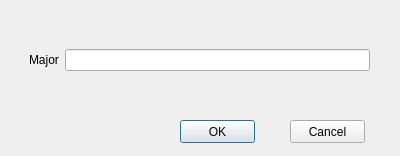
<?xml version="1.0" encoding="UTF-8"?>
<ui version="4.0">
 <class>MajorDeleteDialog</class>
 <widget class="QDialog" name="MajorDeleteDialog">
  <property name="geometry">
   <rect>
    <x>0</x>
    <y>0</y>
    <width>400</width>
    <height>156</height>
   </rect>
  </property>
  <property name="windowTitle">
   <string>Dialog</string>
  </property>
  <widget class="QPushButton" name="ok_pushButton">
   <property name="geometry">
    <rect>
     <x>180</x>
     <y>120</y>
     <width>75</width>
     <height>23</height>
    </rect>
   </property>
   <property name="text">
    <string>OK</string>
   </property>
  </widget>
  <widget class="QPushButton" name="cancel_pushButton">
   <property name="geometry">
    <rect>
     <x>290</x>
     <y>120</y>
     <width>75</width>
     <height>23</height>
    </rect>
   </property>
   <property name="text">
    <string>Cancel</string>
   </property>
  </widget>
  <widget class="QWidget" name="horizontalLayoutWidget">
   <property name="geometry">
    <rect>
     <x>29</x>
     <y>20</y>
     <width>341</width>
     <height>80</height>
    </rect>
   </property>
   <layout class="QHBoxLayout" name="horizontalLayout">
    <item>
     <widget class="QLabel" name="major_label">
      <property name="text">
       <string>Major</string>
      </property>
     </widget>
    </item>
    <item>
     <widget class="QLineEdit" name="major_lineEdit"/>
    </item>
   </layout>
  </widget>
 </widget>
 <resources/>
 <connections/>
</ui>
